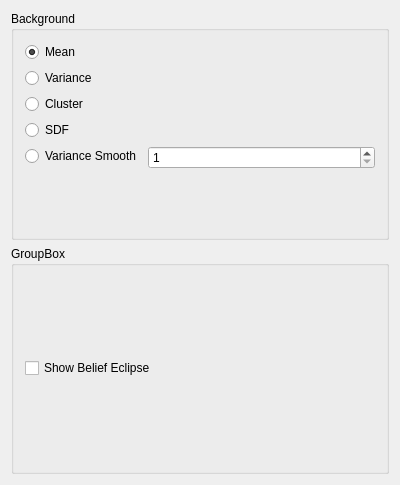
<?xml version="1.0" encoding="UTF-8"?>
<ui version="4.0">
 <class>ControlWidget</class>
 <widget class="QWidget" name="ControlWidget">
  <property name="geometry">
   <rect>
    <x>0</x>
    <y>0</y>
    <width>400</width>
    <height>485</height>
   </rect>
  </property>
  <property name="windowTitle">
   <string>ControlWidget</string>
  </property>
  <layout class="QVBoxLayout" name="verticalLayout_3">
   <item>
    <widget class="QGroupBox" name="groupBox">
     <property name="title">
      <string>Background</string>
     </property>
     <layout class="QFormLayout" name="formLayout">
      <item row="0" column="0">
       <widget class="QRadioButton" name="radioButtonBackgroundMean">
        <property name="text">
         <string>Mean</string>
        </property>
        <property name="checked">
         <bool>true</bool>
        </property>
       </widget>
      </item>
      <item row="1" column="0">
       <widget class="QRadioButton" name="radioButtonBackgroundVari">
        <property name="text">
         <string>Variance</string>
        </property>
       </widget>
      </item>
      <item row="2" column="0">
       <widget class="QRadioButton" name="radioButtonBackgroundCluster">
        <property name="text">
         <string>Cluster</string>
        </property>
       </widget>
      </item>
      <item row="3" column="0">
       <widget class="QRadioButton" name="radioButtonBackgroundSDF">
        <property name="text">
         <string>SDF</string>
        </property>
       </widget>
      </item>
      <item row="4" column="0">
       <widget class="QRadioButton" name="radioButtonBackgroundVarSmooth">
        <property name="text">
         <string>Variance Smooth</string>
        </property>
       </widget>
      </item>
      <item row="4" column="1">
       <widget class="QSpinBox" name="spinBoxVarSmooth">
        <property name="minimum">
         <number>1</number>
        </property>
        <property name="maximum">
         <number>10</number>
        </property>
       </widget>
      </item>
     </layout>
    </widget>
   </item>
   <item>
    <widget class="QGroupBox" name="groupBox_2">
     <property name="title">
      <string>GroupBox</string>
     </property>
     <layout class="QVBoxLayout" name="verticalLayout">
      <item>
       <widget class="QCheckBox" name="checkBoxShowEllipse">
        <property name="text">
         <string>Show Belief Eclipse</string>
        </property>
       </widget>
      </item>
     </layout>
    </widget>
   </item>
  </layout>
 </widget>
 <layoutdefault spacing="6" margin="11"/>
 <resources/>
 <connections/>
</ui>
